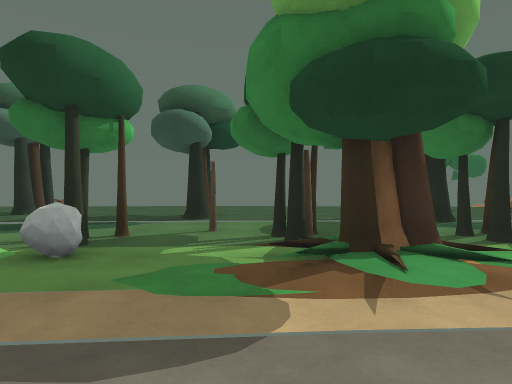
[1] (above)

20 first-person views from a walk through a 3-D level made in the Unity game engine. The camera is 1.3 m above the floor, looks level and sees 75° across. The floor is counted in squares, 2 m on a side. Each view is taken from the middle of a square. On the plan, view 1 faces up. The plan holds only what a view shows up to about 10 squares ahead; the rest is blank. The place goes on beyond the plan.

[2]
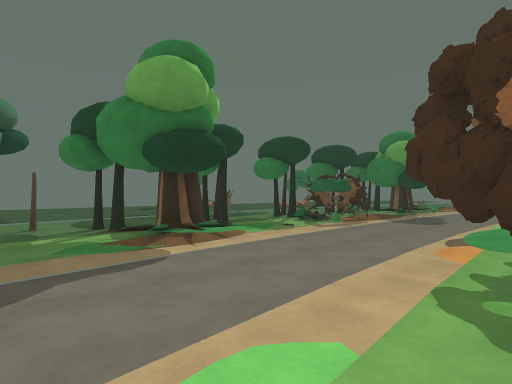

[3]
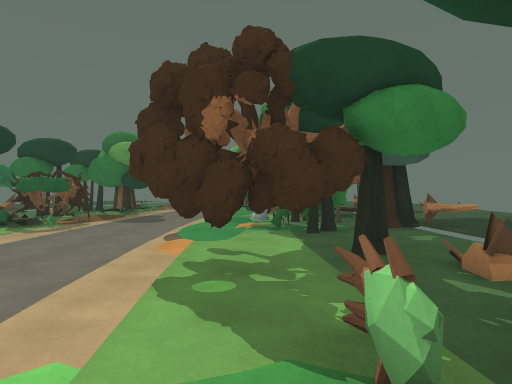

[4]
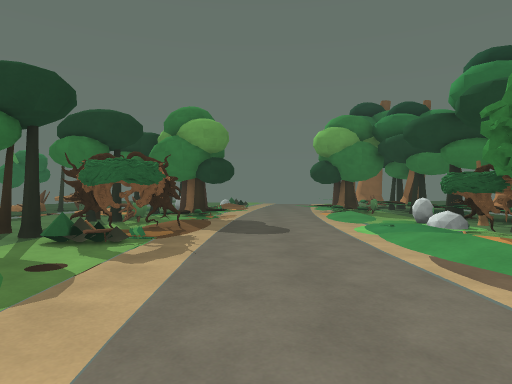

[5]
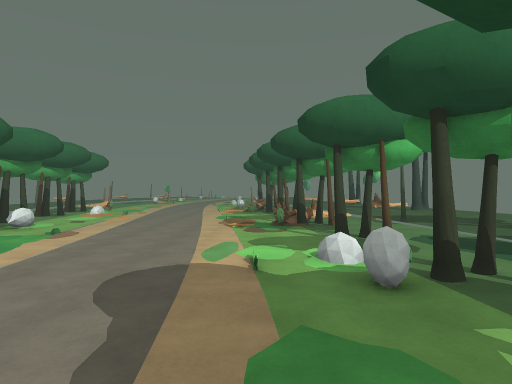

[6]
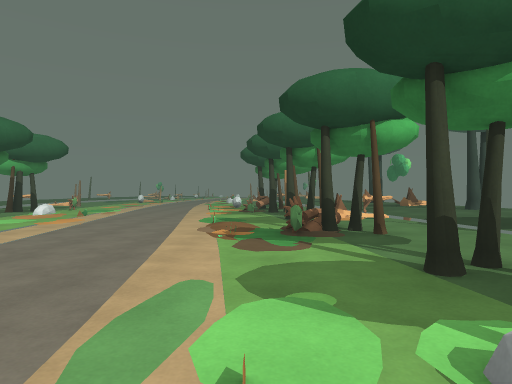

[7]
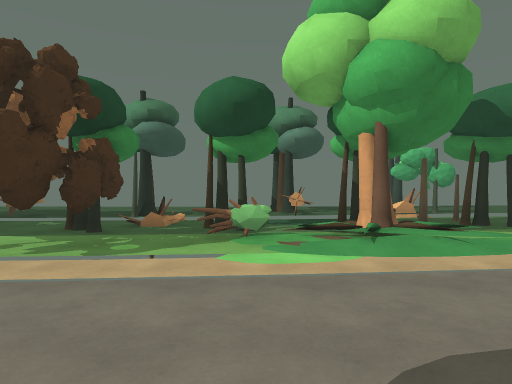

[8]
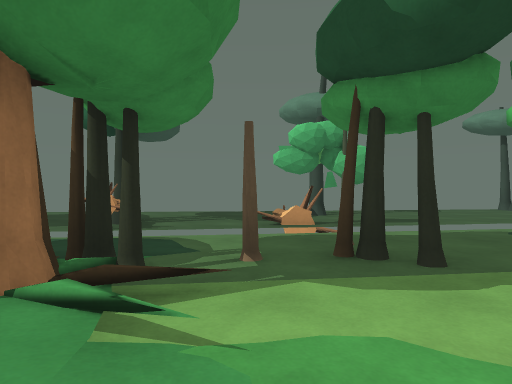

[9]
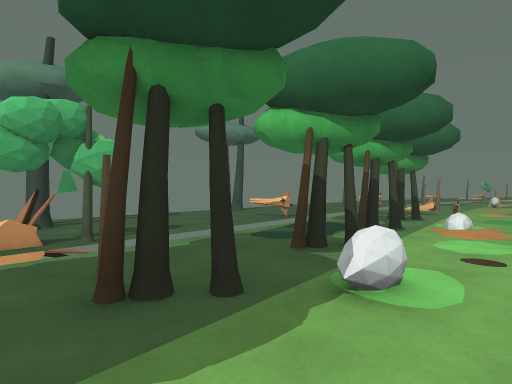

[10]
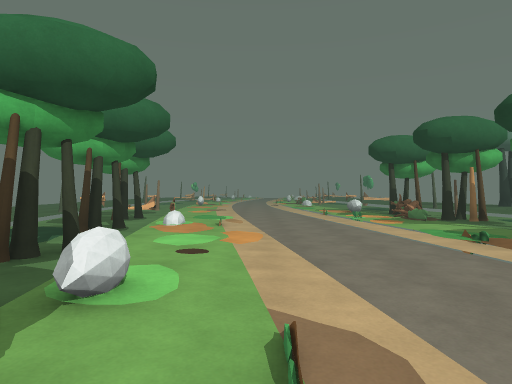

[11]
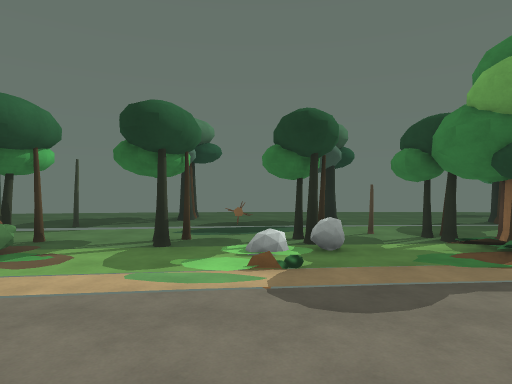

[12]
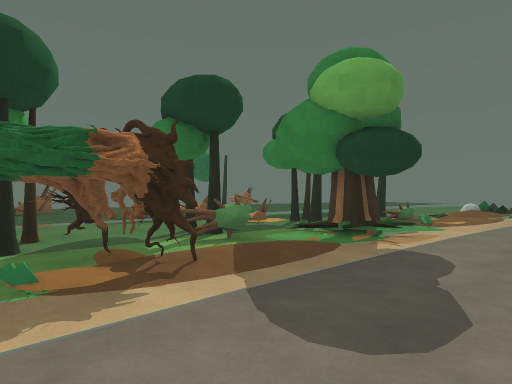

[13]
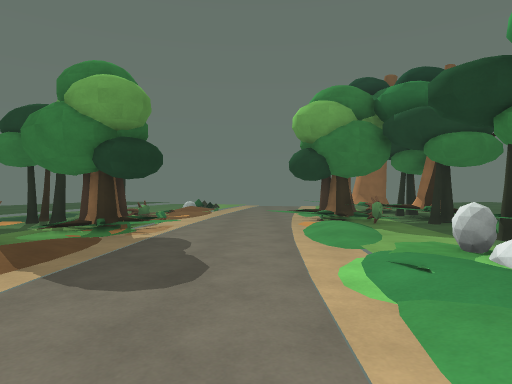

[14]
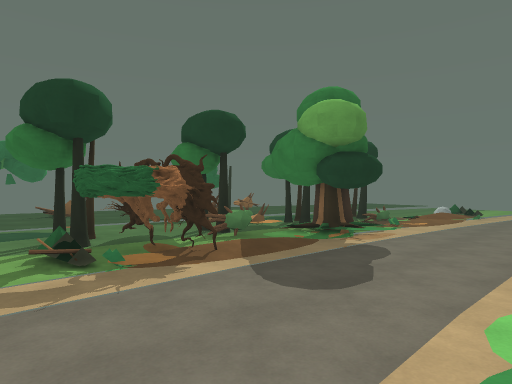

[15]
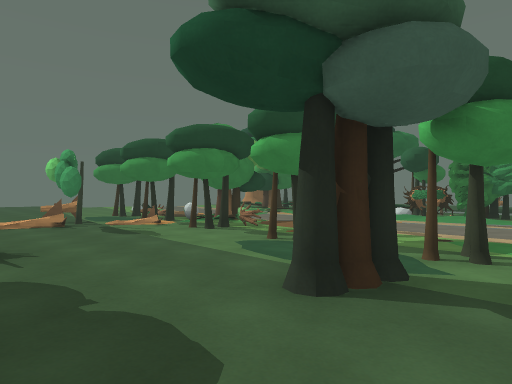

[16]
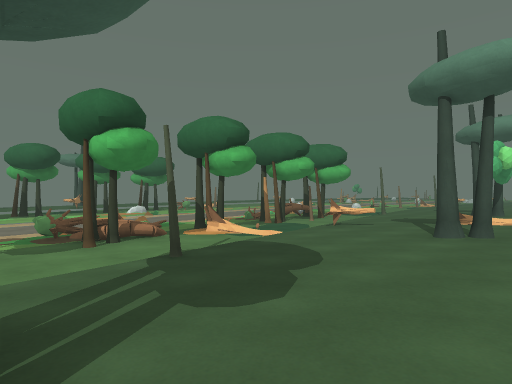

[17]
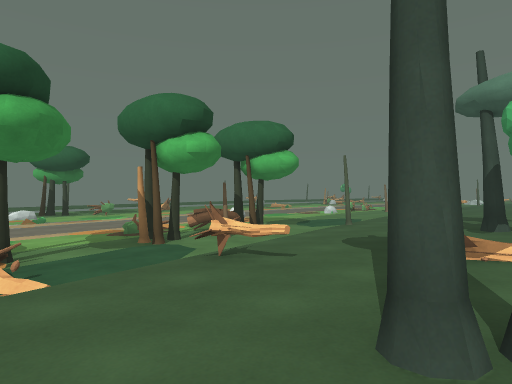

[18]
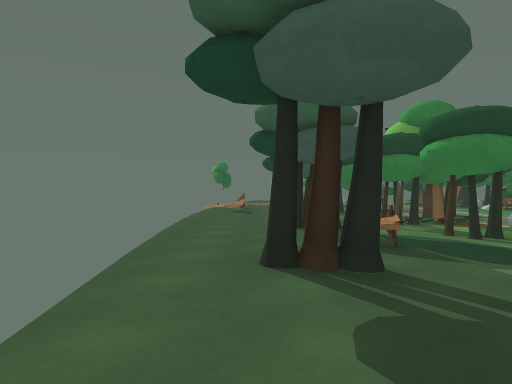

[19]
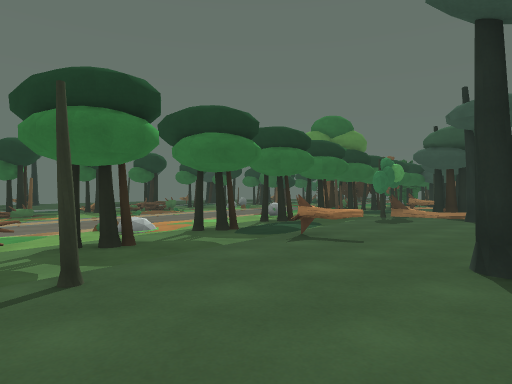

[20]
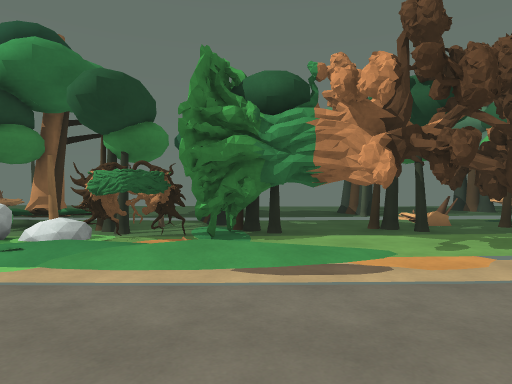

### Floor plan
Key: @ floor where view 1 was taken; # wall or solid block; x gap in a wall; . main floor; : floor 0.25 m higher than the main floor; - floor 0.25 m lower than the main floor; / step, stairs or slope; = window, fence, low wall or low ledge; O other object.
Columns run from 14 left of view 1 to 13 right of it. Each row starts with its distance up from view 1.
  9         :::::::::::.OO..
  8  ::#:::::::::.........../
  7 :O::::::.#...#...#.....##O..
  6 ::::...#...O./...x......////
  5 ...O//.......#...x..#---O..-
  4 .....O......#--#//--O-#--#-#
  3 ###..#O#.--OO--O/--OO--##O-O
  2 #OO.--/O.------/---O-//##-O/
  1 -O./-/-----------------/----
  0 --------------@-----------/-
 -1 -----------//--OOO//////// /
 -2 ---------..//=.OO#O#OO--/O#/
 -3  --/..--O./#x#..O-O###O--/O
 -4 x=- -....#/.../O--###OO#.#O#
 -5 -##.#....x..../ #/O#/ O -
 -6 ......///#..O..##.O.... O
 -7 /#//O....x..#..........
 -8 .........x........ ....
 -9 .........x..
-10 ...#.

Positions as (right, up) in squares from view 1, and headings:
1: (0, 0), facing up
2: (-2, -2), facing up-right
3: (-2, -2), facing right
4: (1, 1), facing right
5: (1, 2), facing left
6: (-2, 2), facing left
7: (-1, 2), facing down
8: (-4, -1), facing down
9: (-4, -2), facing down-left
10: (-4, -2), facing left
11: (-3, -2), facing up
12: (5, 0), facing up-right
13: (4, 0), facing right
14: (4, -1), facing up-right
15: (2, 9), facing down-right
16: (-5, 9), facing down-left
17: (-9, 8), facing down-left
18: (-8, 8), facing right
19: (-14, -10), facing up-right
20: (4, 2), facing down
